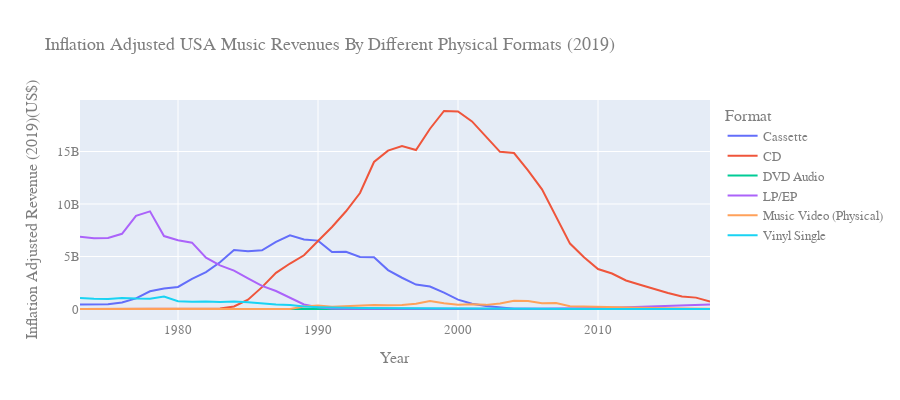

This figure's notebook cell:
### Code cell
#comparison of different formats of music - Revenue Generated
#Line chart
us_music_revenue = pd.read_csv('./dataset/US Recorded Music Revenues by Format.csv')

selected_df1 = us_music_revenue[us_music_revenue['Format'].isin(['Cassette', 'CD', 'DVD Audio', 'LP/EP', 'Music Video (Physical)', 'Vinyl Single'])]

selected_df2 = us_music_revenue[us_music_revenue['Format'].isin(['Download Album', 'Download Single', 'On-Demand Streaming (Ad-Supported)', 'Other Ad-Supported Streaming', 'Other Digital'])]

fig_8 = px.line(selected_df1, x="Year", y="Revenue (Inflation Adjusted)", color="Format",
              title="Inflation Adjusted USA Music Revenues By Different Physical Formats (2019)")

# customize the layout of the top 5 line chart
fig_8.update_layout(
    xaxis_title="Year",
    yaxis_title="Inflation Adjusted Revenue (2019)(US$)",
    font=dict(
        family="Courier New, monospace",
        size=13,
        color="#7f7f7f"
    ))

fig_8.update_layout(height = 400)

### Figure 1 — Plotly figure (JSON) as saved in the notebook; plotly's stock layout.template omitted (floating-point values rounded to 4 significant figures)
{"data": [{"hovertemplate": "Format=Cassette<br>Year=%{x}<br>Revenue (Inflation Adjusted)=%{y}<extra></extra>", "legendgroup": "Cassette", "line": {"color": "#636efa", "dash": "solid"}, "marker": {"symbol": "circle"}, "mode": "lines", "name": "Cassette", "orientation": "v", "showlegend": true, "type": "scatter", "x": [1973, 1974, 1975, 1976, 1977, 1978, 1979, 1980, 1981, 1982, 1983, 1984, 1985, 1986, 1987, 1988, 1989, 1990, 1991, 1992, 1993, 1994, 1995, 1996, 1997, 1998, 1999, 2000, 2001, 2002, 2003, 2004, 2005, 2006, 2007, 2008, 2009, 2010, 2011, 2012, 2013, 2014, 2015, 2016, 2017, 2018], "xaxis": "x", "y": [419600000, 433600000, 450100000, 627700000, 1009600000, 1691000000, 1960300000, 2097200000, 2865900000, 3516800000, 4456700000, 5624100000, 5493600000, 5590100000, 6386300000, 7014000000, 6613900000, 6512300000, 5434400000, 5444500000, 4946200000, 4922900000, 3705100000, 2976600000, 2325500000, 2135300000, 1561900000, 891100000, 503000000, 285900000, 144000000, 30800000, 16400000, 4500000, 3500000, 1000000, 0, 0, 0, 0, 0, 0, 0, 0, 0, 0], "yaxis": "y"}, {"hovertemplate": "Format=CD<br>Year=%{x}<br>Revenue (Inflation Adjusted)=%{y}<extra></extra>", "legendgroup": "CD", "line": {"color": "#EF553B", "dash": "solid"}, "marker": {"symbol": "circle"}, "mode": "lines", "name": "CD", "orientation": "v", "showlegend": true, "type": "scatter", "x": [1973, 1974, 1975, 1976, 1977, 1978, 1979, 1980, 1981, 1982, 1983, 1984, 1985, 1986, 1987, 1988, 1989, 1990, 1991, 1992, 1993, 1994, 1995, 1996, 1997, 1998, 1999, 2000, 2001, 2002, 2003, 2004, 2005, 2006, 2007, 2008, 2009, 2010, 2011, 2012, 2013, 2014, 2015, 2016, 2017, 2018], "xaxis": "x", "y": [0, 0, 0, 0, 0, 0, 0, 0, 0, 0, 42300000, 243700000, 887300000, 2080200000, 3438600000, 4330300000, 5115300000, 6473300000, 7806600000, 9306000000, 11045500000, 14000100000, 15082600000, 15520700000, 15142600000, 17167400000, 18856700000, 18810300000, 17867600000, 16410500000, 14964200000, 14853200000, 13203800000, 11395900000, 8811900000, 6229000000, 4934500000, 3810100000, 3378900000, 2718500000, 2307700000, 1884100000, 1530900000, 1183100000, 1083100000, 698400000], "yaxis": "y"}, {"hovertemplate": "Format=DVD Audio<br>Year=%{x}<br>Revenue (Inflation Adjusted)=%{y}<extra></extra>", "legendgroup": "DVD Audio", "line": {"color": "#00cc96", "dash": "solid"}, "marker": {"symbol": "circle"}, "mode": "lines", "name": "DVD Audio", "orientation": "v", "showlegend": true, "type": "scatter", "x": [1973, 1974, 1975, 1976, 1977, 1978, 1979, 1980, 1981, 1982, 1983, 1984, 1985, 1986, 1987, 1988, 1989, 1990, 1991, 1992, 1993, 1994, 1995, 1996, 1997, 1998, 1999, 2000, 2001, 2002, 2003, 2004, 2005, 2006, 2007, 2008, 2009, 2010, 2011, 2012, 2013, 2014, 2015, 2016, 2017, 2018], "xaxis": "x", "y": [0, 0, 0, 0, 0, 0, 0, 0, 0, 0, 0, 0, 0, 0, 0, 0, 0, 0, 0, 0, 0, 0, 0, 0, 0, 0, 0, 0, 8300000, 11600000, 10700000, 8400000, 14100000, 2900000, 3300000, 1400000, 1800000, 1000000, 300000, 200000, -500000, 2300000, 5700000, 3000000, 2700000, 3300000], "yaxis": "y"}, {"hovertemplate": "Format=LP/EP<br>Year=%{x}<br>Revenue (Inflation Adjusted)=%{y}<extra></extra>", "legendgroup": "LP/EP", "line": {"color": "#ab63fa", "dash": "solid"}, "marker": {"symbol": "circle"}, "mode": "lines", "name": "LP/EP", "orientation": "v", "showlegend": true, "type": "scatter", "x": [1973, 1974, 1975, 1976, 1977, 1978, 1979, 1980, 1981, 1982, 1983, 1984, 1985, 1986, 1987, 1988, 1989, 1990, 1991, 1992, 1993, 1994, 1995, 1996, 1997, 1998, 1999, 2000, 2001, 2002, 2003, 2004, 2005, 2006, 2007, 2008, 2009, 2010, 2011, 2012, 2013, 2014, 2015, 2016, 2017, 2018], "xaxis": "x", "y": [6878800000, 6742000000, 6765900000, 7164100000, 8878900000, 9298400000, 6945100000, 6544500000, 6314600000, 4890000000, 4156700000, 3653900000, 2917100000, 2198500000, 1711300000, 1102700000, 435500000, 162200000, 52900000, 23600000, 18000000, 29400000, 40400000, 57500000, 50900000, 51100000, 46800000, 39400000, 37900000, 27900000, 28900000, 25000000, 17800000, 19100000, 27100000, 64600000, 72900000, 99900000, 130100000, 175800000, 227200000, 258700000, 353200000, 371900000, 398000000, 419200000], "yaxis": "y"}, {"hovertemplate": "Format=Music Video (Physical)<br>Year=%{x}<br>Revenue (Inflation Adjusted)=%{y}<extra></extra>", "legendgroup": "Music Video (Physical)", "line": {"color": "#FFA15A", "dash": "solid"}, "marker": {"symbol": "circle"}, "mode": "lines", "name": "Music Video (Physical)", "orientation": "v", "showlegend": true, "type": "scatter", "x": [1973, 1974, 1975, 1976, 1977, 1978, 1979, 1980, 1981, 1982, 1983, 1984, 1985, 1986, 1987, 1988, 1989, 1990, 1991, 1992, 1993, 1994, 1995, 1996, 1997, 1998, 1999, 2000, 2001, 2002, 2003, 2004, 2005, 2006, 2007, 2008, 2009, 2010, 2011, 2012, 2013, 2014, 2015, 2016, 2017, 2018], "xaxis": "x", "y": [0, 0, 0, 0, 0, 0, 0, 0, 0, 0, 0, 0, 0, 0, 0, 0, 228100000, 323100000, 212500000, 275000000, 361800000, 382200000, 354300000, 368900000, 494700000, 763900000, 554200000, 401300000, 455600000, 393000000, 532700000, 787900000, 755800000, 548500000, 573400000, 258800000, 239500000, 199600000, 164500000, 127500000, 114600000, 95200000, 74600000, 59600000, 39600000, 27600000], "yaxis": "y"}, {"hovertemplate": "Format=Vinyl Single<br>Year=%{x}<br>Revenue (Inflation Adjusted)=%{y}<extra></extra>", "legendgroup": "Vinyl Single", "line": {"color": "#19d3f3", "dash": "solid"}, "marker": {"symbol": "circle"}, "mode": "lines", "name": "Vinyl Single", "orientation": "v", "showlegend": true, "type": "scatter", "x": [1973, 1974, 1975, 1976, 1977, 1978, 1979, 1980, 1981, 1982, 1983, 1984, 1985, 1986, 1987, 1988, 1989, 1990, 1991, 1992, 1993, 1994, 1995, 1996, 1997, 1998, 1999, 2000, 2001, 2002, 2003, 2004, 2005, 2006, 2007, 2008, 2009, 2010, 2011, 2012, 2013, 2014, 2015, 2016, 2017, 2018], "xaxis": "x", "y": [1048900000, 964600000, 963600000, 1055900000, 991400000, 978600000, 1193900000, 743700000, 691400000, 718800000, 662800000, 704700000, 640100000, 510100000, 438700000, 373800000, 230100000, 177000000, 115000000, 116000000, 86900000, 78100000, 75100000, 74200000, 54400000, 38600000, 41000000, 37400000, 43500000, 33900000, 28600000, 25800000, 16600000, 12000000, 4700000, 3300000, 2900000, 2600000, 5000000, 5200000, 3200000, 5800000, 6100000, 5100000, 6200000, 5300000], "yaxis": "y"}], "layout": {"font": {"color": "#7f7f7f", "family": "Courier New, monospace", "size": 13}, "height": 400, "legend": {"title": {"text": "Format"}, "tracegroupgap": 0}, "title": {"text": "Inflation Adjusted USA Music Revenues By Different Physical Formats (2019)"}, "xaxis": {"anchor": "y", "domain": [0, 1], "title": {"text": "Year"}}, "yaxis": {"anchor": "x", "domain": [0, 1], "title": {"text": "Inflation Adjusted Revenue (2019)(US$)"}}}}
